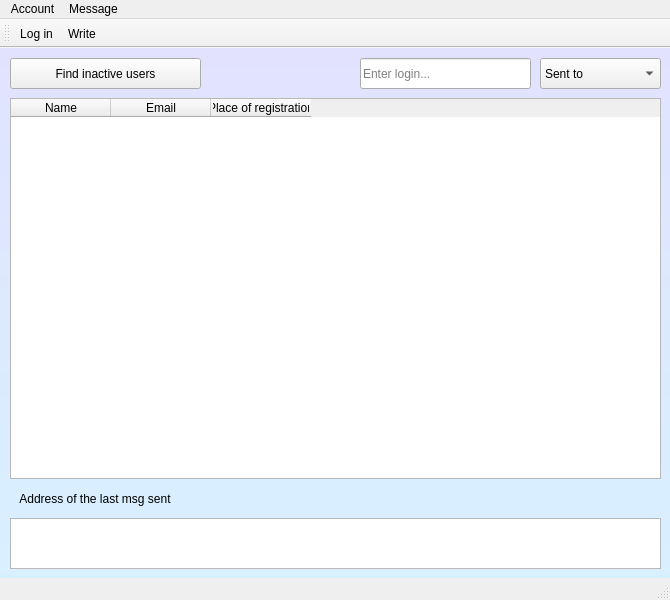
<?xml version="1.0" encoding="UTF-8"?>
<ui version="4.0">
 <class>MainWindow</class>
 <widget class="QMainWindow" name="MainWindow">
  <property name="geometry">
   <rect>
    <x>0</x>
    <y>0</y>
    <width>670</width>
    <height>600</height>
   </rect>
  </property>
  <property name="windowTitle">
   <string>MainWindow</string>
  </property>
  <property name="windowIcon">
   <iconset>
    <normaloff>../../Pictures/icons/mail-account.png</normaloff>../../Pictures/icons/mail-account.png</iconset>
  </property>
  <widget class="QWidget" name="centralwidget">
   <widget class="QLabel" name="label_2">
    <property name="geometry">
     <rect>
      <x>10</x>
      <y>290</y>
      <width>211</width>
      <height>21</height>
     </rect>
    </property>
    <property name="text">
     <string>Sent mails</string>
    </property>
   </widget>
   <widget class="QTableWidget" name="tab_sent">
    <property name="geometry">
     <rect>
      <x>10</x>
      <y>320</y>
      <width>651</width>
      <height>241</height>
     </rect>
    </property>
    <property name="sortingEnabled">
     <bool>true</bool>
    </property>
    <column>
     <property name="text">
      <string>Receiver</string>
     </property>
     <property name="icon">
      <iconset>
       <normaloff>../../Pictures/icons/user.png</normaloff>../../Pictures/icons/user.png</iconset>
     </property>
    </column>
    <column>
     <property name="text">
      <string>Message</string>
     </property>
     <property name="icon">
      <iconset>
       <normaloff>../../Pictures/icons/sent (1).png</normaloff>../../Pictures/icons/sent (1).png</iconset>
     </property>
    </column>
    <column>
     <property name="text">
      <string>Time</string>
     </property>
     <property name="icon">
      <iconset>
       <normaloff>../../Pictures/icons/time-machine (1).png</normaloff>../../Pictures/icons/time-machine (1).png</iconset>
     </property>
    </column>
   </widget>
   <widget class="QTableWidget" name="tab_received">
    <property name="geometry">
     <rect>
      <x>10</x>
      <y>40</y>
      <width>651</width>
      <height>241</height>
     </rect>
    </property>
    <property name="contextMenuPolicy">
     <enum>Qt::DefaultContextMenu</enum>
    </property>
    <property name="sortingEnabled">
     <bool>true</bool>
    </property>
    <column>
     <property name="text">
      <string>Sender</string>
     </property>
     <property name="icon">
      <iconset>
       <normaloff>../../Pictures/icons/user.png</normaloff>../../Pictures/icons/user.png</iconset>
     </property>
    </column>
    <column>
     <property name="text">
      <string>Message</string>
     </property>
     <property name="icon">
      <iconset>
       <normaloff>../../Pictures/icons/inbox.png</normaloff>../../Pictures/icons/inbox.png</iconset>
     </property>
    </column>
    <column>
     <property name="text">
      <string>Time</string>
     </property>
     <property name="icon">
      <iconset>
       <normaloff>../../Pictures/icons/time-machine (1).png</normaloff>../../Pictures/icons/time-machine (1).png</iconset>
     </property>
    </column>
   </widget>
   <widget class="QLabel" name="label">
    <property name="geometry">
     <rect>
      <x>10</x>
      <y>10</y>
      <width>211</width>
      <height>21</height>
     </rect>
    </property>
    <property name="text">
     <string>Received mails</string>
    </property>
   </widget>
   <widget class="QLineEdit" name="txt_filter_received">
    <property name="geometry">
     <rect>
      <x>490</x>
      <y>10</y>
      <width>171</width>
      <height>21</height>
     </rect>
    </property>
    <property name="toolTip">
     <string>Enter email to filter letters from a particular user.</string>
    </property>
    <property name="styleSheet">
     <string notr="true">border-color: rgb(255, 255, 255);</string>
    </property>
    <property name="frame">
     <bool>false</bool>
    </property>
    <property name="placeholderText">
     <string>Filter by senders...</string>
    </property>
    <property name="clearButtonEnabled">
     <bool>false</bool>
    </property>
   </widget>
   <widget class="QWidget" name="widget_admin" native="true">
    <property name="geometry">
     <rect>
      <x>0</x>
      <y>0</y>
      <width>671</width>
      <height>551</height>
     </rect>
    </property>
    <property name="styleSheet">
     <string notr="true">background-color: qlineargradient(spread:pad, x1:1, y1:0, x2:1, y2:1, stop:0 rgba(226, 226, 255, 255), stop:1 rgba(215, 241, 255, 255));</string>
    </property>
    <widget class="QTableWidget" name="tab_users">
     <property name="geometry">
      <rect>
       <x>10</x>
       <y>50</y>
       <width>651</width>
       <height>381</height>
      </rect>
     </property>
     <property name="contextMenuPolicy">
      <enum>Qt::DefaultContextMenu</enum>
     </property>
     <property name="styleSheet">
      <string notr="true">background-color: rgb(255, 255);</string>
     </property>
     <property name="sortingEnabled">
      <bool>true</bool>
     </property>
     <column>
      <property name="text">
       <string>Name</string>
      </property>
      <property name="icon">
       <iconset>
        <normaloff>../../Pictures/icons/employee-card.png</normaloff>../../Pictures/icons/employee-card.png</iconset>
      </property>
     </column>
     <column>
      <property name="text">
       <string>Email</string>
      </property>
      <property name="icon">
       <iconset>
        <normaloff>../../Pictures/icons/circled-envelope.png</normaloff>../../Pictures/icons/circled-envelope.png</iconset>
      </property>
     </column>
     <column>
      <property name="text">
       <string>Place of registration</string>
      </property>
      <property name="icon">
       <iconset>
        <normaloff>../../Pictures/icons/address.png</normaloff>../../Pictures/icons/address.png</iconset>
      </property>
     </column>
    </widget>
    <widget class="QTextBrowser" name="txt_a_address">
     <property name="geometry">
      <rect>
       <x>10</x>
       <y>470</y>
       <width>651</width>
       <height>51</height>
      </rect>
     </property>
     <property name="toolTip">
      <string>The address of the last mail of a given user.</string>
     </property>
     <property name="styleSheet">
      <string notr="true">background-color: rgb(255, 255);</string>
     </property>
    </widget>
    <widget class="QLabel" name="label_3">
     <property name="geometry">
      <rect>
       <x>10</x>
       <y>440</y>
       <width>281</width>
       <height>21</height>
      </rect>
     </property>
     <property name="styleSheet">
      <string notr="true">background-color: rgb(255, 255);
color: rgb(0, 0, 0);</string>
     </property>
     <property name="text">
      <string>   Address of the last msg sent</string>
     </property>
    </widget>
    <widget class="QPushButton" name="btn_search_inactive">
     <property name="geometry">
      <rect>
       <x>10</x>
       <y>10</y>
       <width>191</width>
       <height>31</height>
      </rect>
     </property>
     <property name="toolTip">
      <string>Find all user who hasn't sent any message yet.</string>
     </property>
     <property name="styleSheet">
      <string notr="true">background-color: rgb(255, 255);</string>
     </property>
     <property name="text">
      <string>Find inactive users</string>
     </property>
    </widget>
    <widget class="QComboBox" name="comboBox">
     <property name="geometry">
      <rect>
       <x>540</x>
       <y>10</y>
       <width>121</width>
       <height>31</height>
      </rect>
     </property>
     <property name="toolTip">
      <string>Select option.</string>
     </property>
     <property name="styleSheet">
      <string notr="true">background-color: rgb(255, 255);</string>
     </property>
     <item>
      <property name="text">
       <string>Sent to</string>
      </property>
     </item>
     <item>
      <property name="text">
       <string>Received from</string>
      </property>
     </item>
    </widget>
    <widget class="QLineEdit" name="txt_a_email">
     <property name="geometry">
      <rect>
       <x>360</x>
       <y>10</y>
       <width>171</width>
       <height>31</height>
      </rect>
     </property>
     <property name="toolTip">
      <string>Email adress to get information about.</string>
     </property>
     <property name="styleSheet">
      <string notr="true">background-color: rgb(255, 255);</string>
     </property>
     <property name="placeholderText">
      <string>Enter login...</string>
     </property>
     <property name="clearButtonEnabled">
      <bool>false</bool>
     </property>
    </widget>
   </widget>
   <widget class="QLabel" name="lbl_greeting">
    <property name="geometry">
     <rect>
      <x>140</x>
      <y>10</y>
      <width>321</width>
      <height>21</height>
     </rect>
    </property>
    <property name="text">
     <string/>
    </property>
    <property name="alignment">
     <set>Qt::AlignCenter</set>
    </property>
   </widget>
  </widget>
  <widget class="QMenuBar" name="menubar">
   <property name="geometry">
    <rect>
     <x>0</x>
     <y>0</y>
     <width>670</width>
     <height>17</height>
    </rect>
   </property>
   <widget class="QMenu" name="menuAccount">
    <property name="title">
     <string>Account</string>
    </property>
    <addaction name="actionLog_in"/>
    <addaction name="actionSign_up"/>
    <addaction name="actionSign_out"/>
    <addaction name="actionEdit"/>
   </widget>
   <widget class="QMenu" name="menuNew_message">
    <property name="title">
     <string>Message</string>
    </property>
    <addaction name="actionWrite"/>
    <addaction name="actionDrafts"/>
   </widget>
   <addaction name="menuAccount"/>
   <addaction name="menuNew_message"/>
  </widget>
  <widget class="QStatusBar" name="statusbar"/>
  <widget class="QToolBar" name="toolBar">
   <property name="windowTitle">
    <string>toolBar</string>
   </property>
   <attribute name="toolBarArea">
    <enum>TopToolBarArea</enum>
   </attribute>
   <attribute name="toolBarBreak">
    <bool>false</bool>
   </attribute>
   <addaction name="actionLog_in"/>
   <addaction name="actionWrite"/>
  </widget>
  <action name="actionLog_in">
   <property name="icon">
    <iconset>
     <normaloff>../../Pictures/icons/login-rounded-right (1).png</normaloff>../../Pictures/icons/login-rounded-right (1).png</iconset>
   </property>
   <property name="text">
    <string>Log in</string>
   </property>
  </action>
  <action name="actionSign_up">
   <property name="icon">
    <iconset>
     <normaloff>../../Pictures/icons/add-user-male--v1.png</normaloff>../../Pictures/icons/add-user-male--v1.png</iconset>
   </property>
   <property name="text">
    <string>Sign up</string>
   </property>
  </action>
  <action name="actionWrite">
   <property name="icon">
    <iconset>
     <normaloff>../../Pictures/icons/hand-with-pen.png</normaloff>../../Pictures/icons/hand-with-pen.png</iconset>
   </property>
   <property name="text">
    <string>Write</string>
   </property>
  </action>
  <action name="actionSign_out">
   <property name="icon">
    <iconset>
     <normaloff>../../Pictures/icons/logout-rounded.png</normaloff>../../Pictures/icons/logout-rounded.png</iconset>
   </property>
   <property name="text">
    <string>Log out</string>
   </property>
  </action>
  <action name="actionDrafts">
   <property name="icon">
    <iconset>
     <normaloff>../../Pictures/icons/external-blank-page-user-interface-inkubators-basic-outline-inkubators.png</normaloff>../../Pictures/icons/external-blank-page-user-interface-inkubators-basic-outline-inkubators.png</iconset>
   </property>
   <property name="text">
    <string>Draft</string>
   </property>
  </action>
  <action name="actionEdit">
   <property name="icon">
    <iconset>
     <normaloff>../../Pictures/icons/pencil.png</normaloff>../../Pictures/icons/pencil.png</iconset>
   </property>
   <property name="text">
    <string>Edit</string>
   </property>
  </action>
 </widget>
 <resources/>
 <connections/>
</ui>
